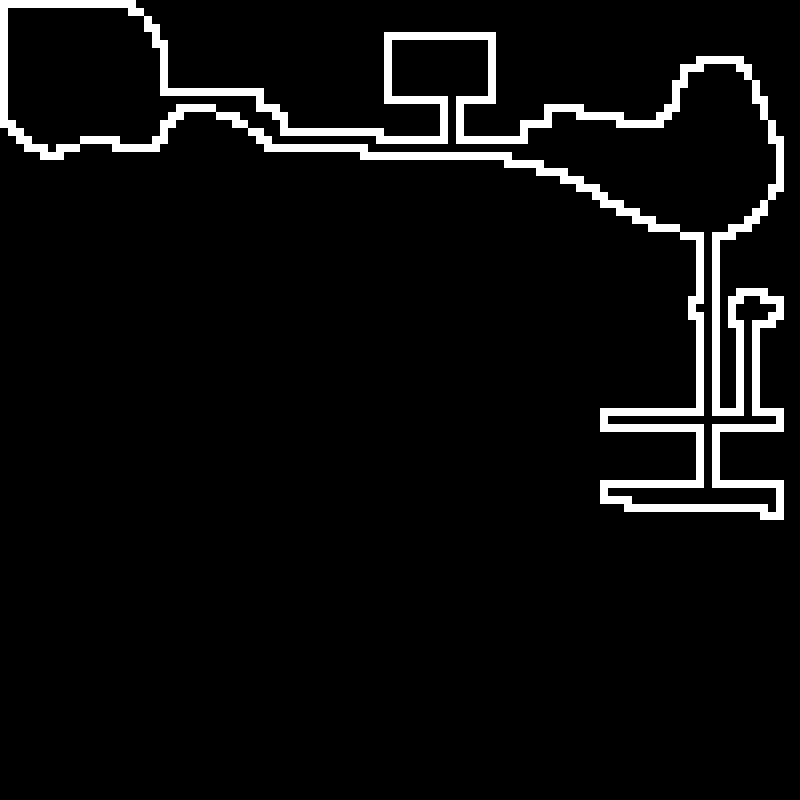

This game map was drawn from its Tiled (.tmx) file and the tilesets committed beside it. A one-line description and the trimmed map source follow:
An orthogonal 100x100 tile map with 8x8 px tiles, 1 tile layer (Level1).

<map version="1.0" tiledversion="1.0.3" orientation="orthogonal" renderorder="right-down" width="100" height="100" tilewidth="8" tileheight="8" nextobjectid="1">
 <tileset firstgid="1" source="TileTest4.tsx" />
 <layer name="Level1" width="100" height="100">
  <data>[10000 cells, 10000 non-empty, 2 distinct tile ids]</data>
 </layer>
</map>